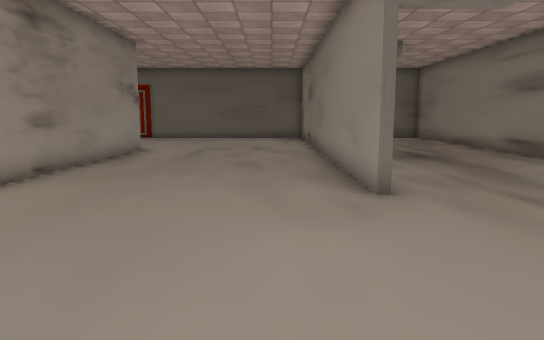
View 1 (above)

20 first-person views from a walk through a scene from a Unity 3-D project. The camera is 1.4 m above the floor, tilts 8° down and sees 70° across. The floor is counted in squares, 1 m on a side. Each view is taken from the middle of a square. On the plan, view 1 faces up. The plan holds only what a view shows up to about 16 squares ahead; the rest is blank. The place goes on beyond the plan. The player is left out. Some surface patterns are stand-ins.

View 2
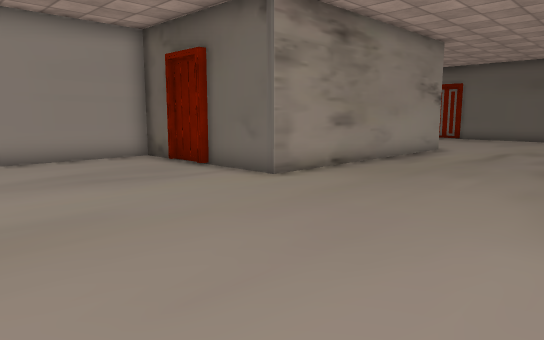

View 3
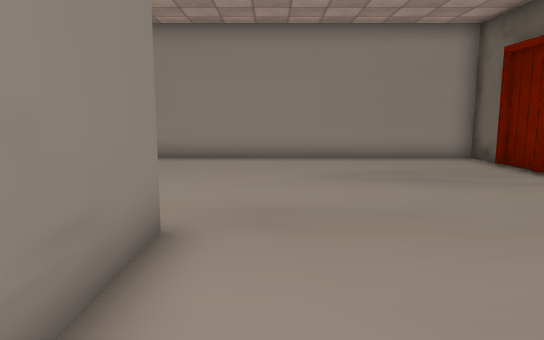

View 4
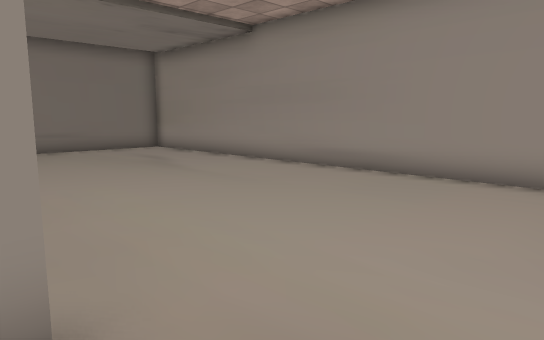

View 5
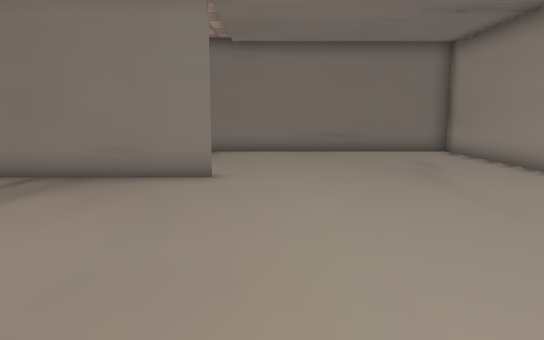

View 6
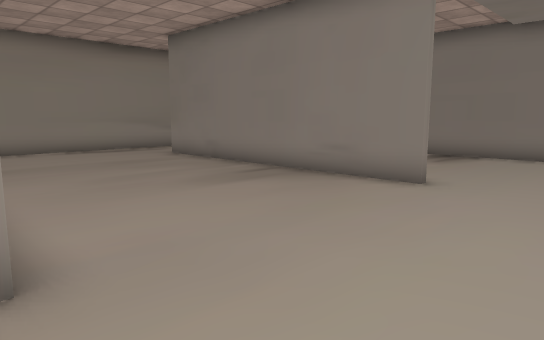

View 7
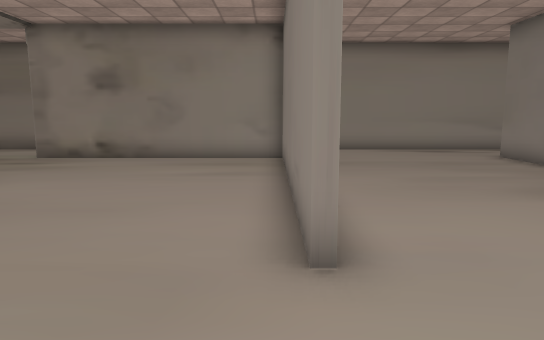

View 8
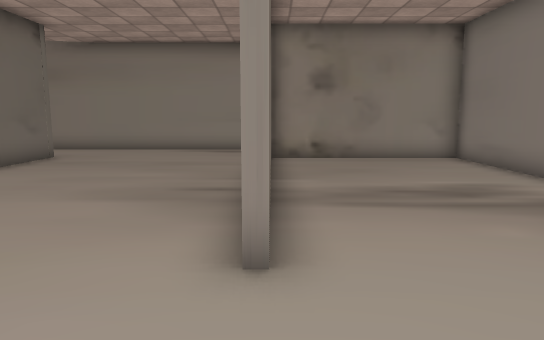

View 9
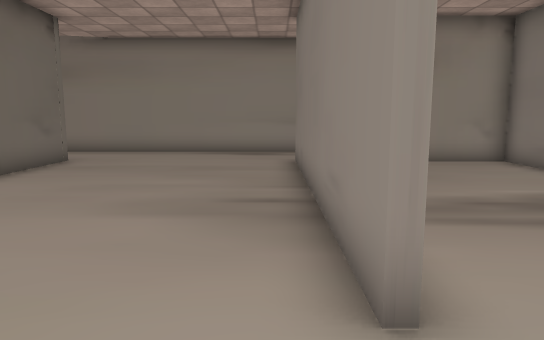

View 10
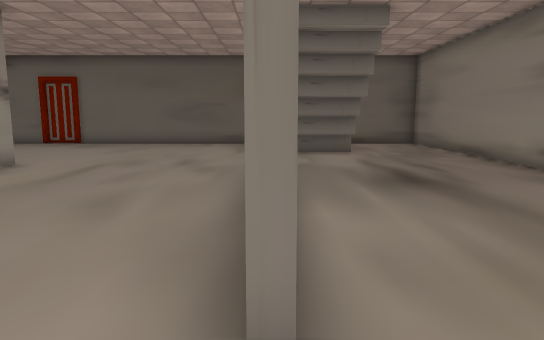

View 11
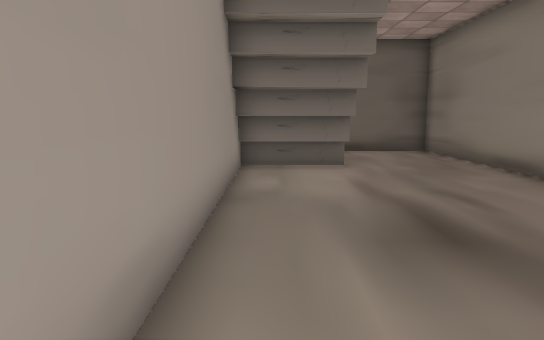

View 12
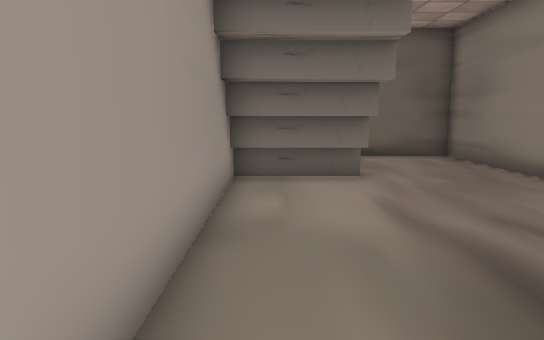

View 13
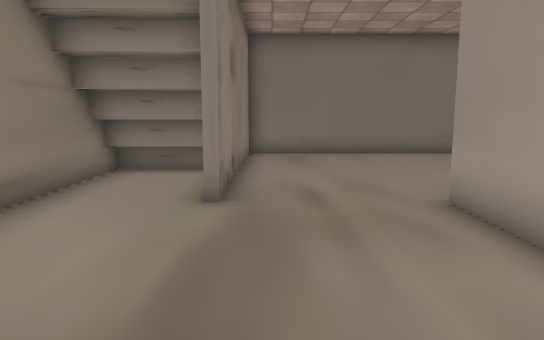

View 14
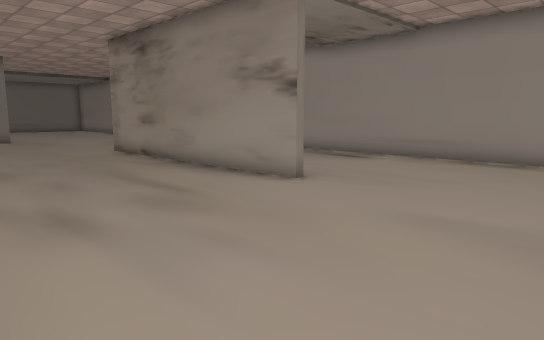

View 15
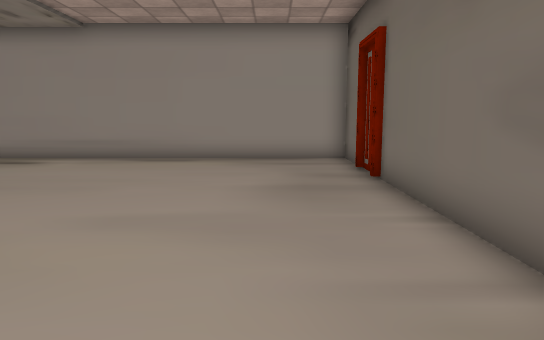

View 16
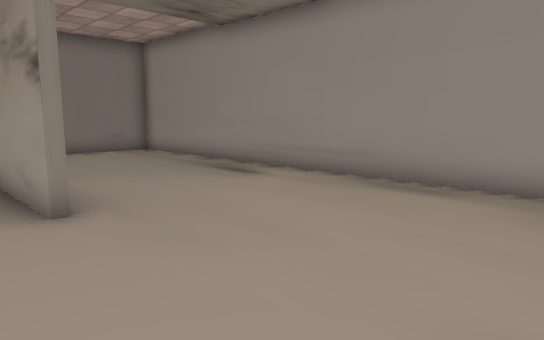

View 17
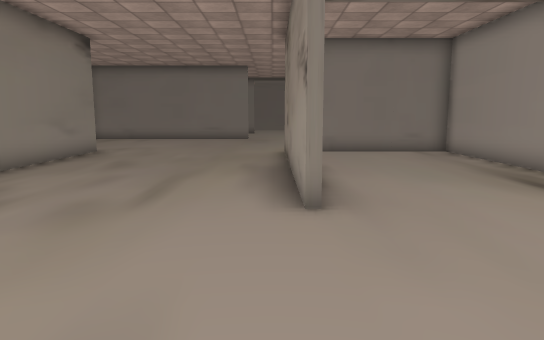

View 18
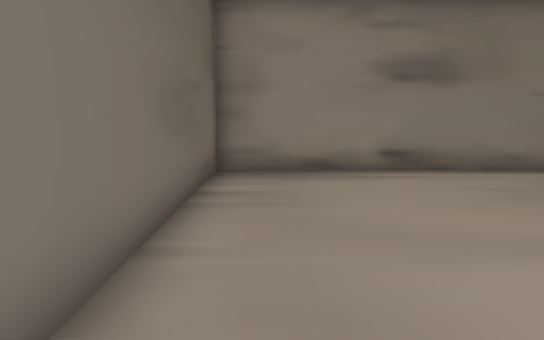

View 19
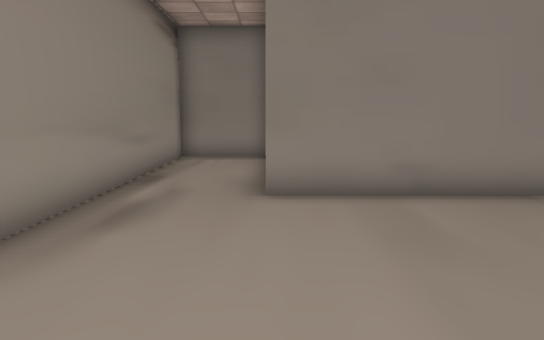

View 20
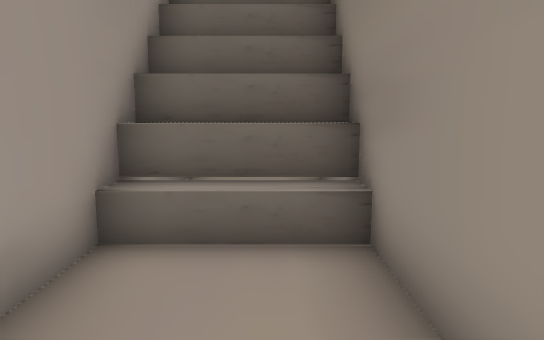

### Floor plan
Points are (right, up) in squares from view 1. A wall is a line through its corners. A room is listed if a view was taken in it or the views show most of it. See-through windows are left out.
Room 1 (views 1, 2, 3, 4, 5, 6, 7, 8, 9, 10, 11, 12, 13, 14, 15, 16, 17, 18, 19, 20)
walls: (1.9, 6.8) (1.9, 24.4) (-7.6, 24.4); (-3.6, -1.4) (5.9, -1.4) (5.9, 6.9); (-8.5, 6.6) (-9.9, 6.6); (6.1, 5.6) (6.1, 0.5); (6.5, 4.2) (9.1, 4.2); (-10.4, 6.6) (-11.8, 6.6) (-11.8, -15.1) (-0.9, -15.1); (6.6, 3.5) (9.1, 3.5) (6, 3.5); (6.2, -1.6) (3.1, -1.6); (9.1, 2.8) (6, 2.8); (-5.5, 16.4) (-5.5, 6.6) (-8.2, 6.6); (9.1, 12.9) (9.1, 24.4) (6, 24.4); (-3.6, -8.7) (6.1, -8.7); (5.1, 18.5) (2.1, 18.5); (2.1, 19.9) (2.1, 6.8); (5.1, 19.2) (2.1, 19.2); (-8.3, 24.4) (-9.3, 24.4); (1.6, -15.1) (5.9, -15.1) (5.9, -9); (-10.1, 24.4) (-11.8, 24.4) (-11.8, 6.8) (-6.9, 6.8); (6.1, -15.1) (9.1, -15.1) (9.1, 10.2)
low walls: (9.1, 2.1) (6, 2.1)

Positions as (right, up) in squares from view 1, and headings:
1: (0, 0), facing up
2: (1, 0), facing up-left
3: (1, 0), facing left
4: (-3, 1), facing down-left
5: (-5, 0), facing down
6: (-7, -1), facing down-right
7: (-7, -1), facing right
8: (-7, -9), facing right
9: (-6, -8), facing right
10: (2, 5), facing up
11: (3, 9), facing up
12: (3, 11), facing up
13: (5, 13), facing down
14: (1, 22), facing down-left
15: (1, 22), facing left
16: (-4, 22), facing down-left
17: (-5, 22), facing down
18: (-8, 23), facing right
19: (6, -2), facing down
20: (8, -2), facing up
